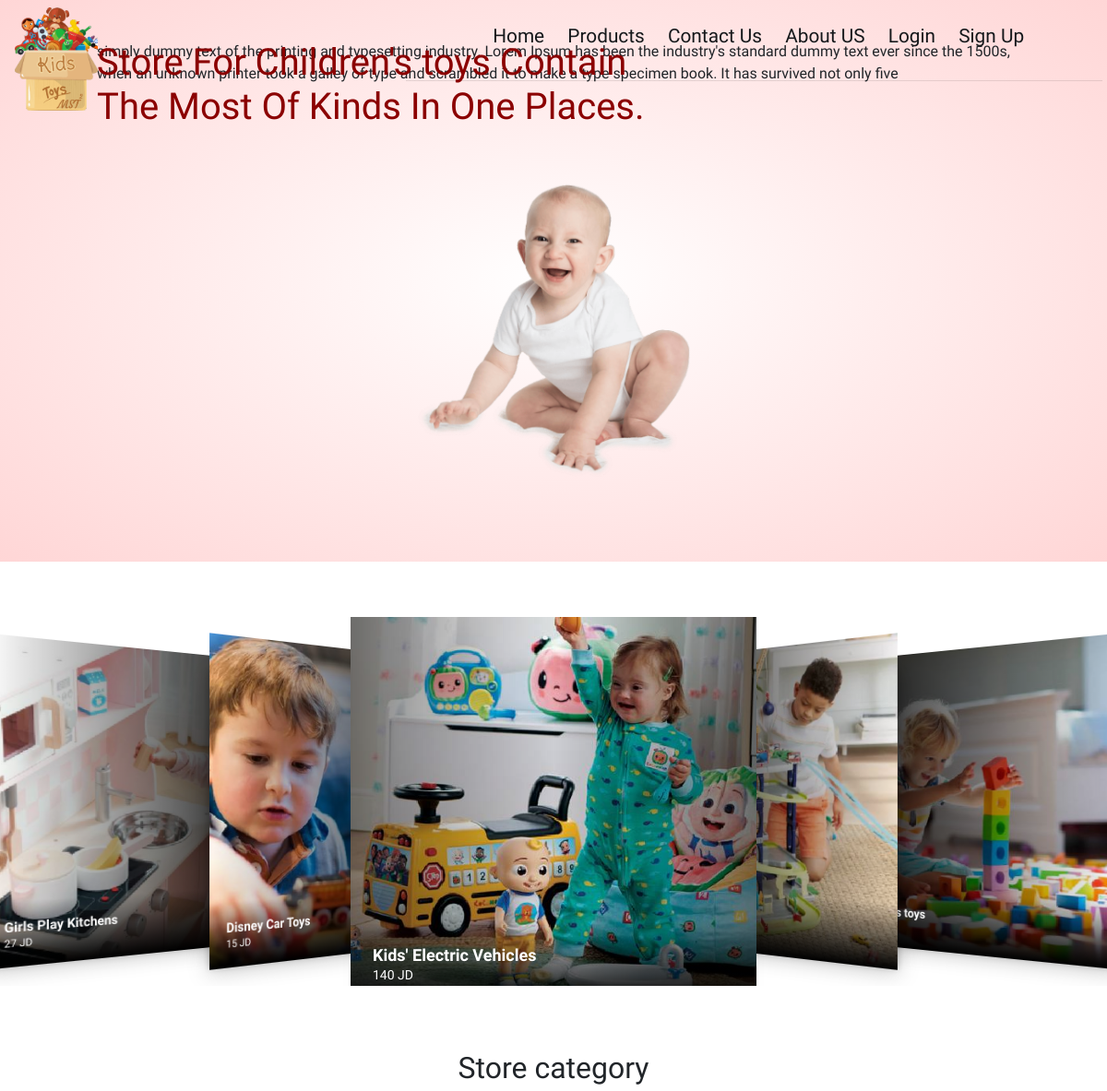
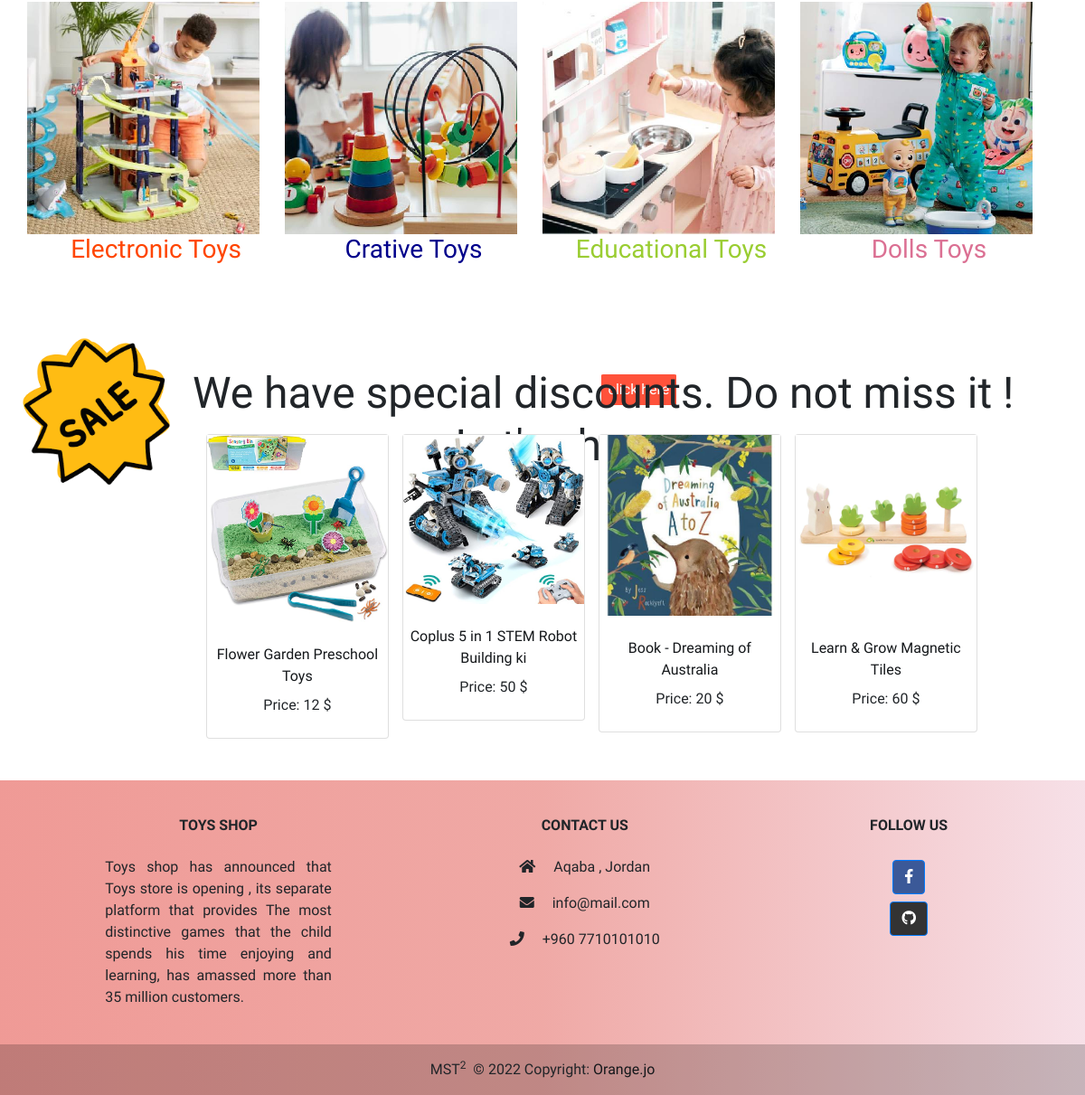
The page / on the database its author committed (2 pictures, top to bottom).
### tables this page shows
CREATE TABLE `products` (
  `product_id` int(255) NOT NULL,
  `product_name` varchar(255) NOT NULL,
  `description` varchar(255) NOT NULL,
  `price` decimal(14,0) NOT NULL,
  `status` int(1) NOT NULL,
  `category_id` int(255) NOT NULL,
  `code` varchar(11) NOT NULL,
  `img` varchar(255) NOT NULL,
  `discount` varchar(70) NOT NULL
);

### index.php (the view, shortened to what this page needs)
<!DOCTYPE html>
<html lang="en">
<head>
  <link rel="stylesheet" href="https://use.fontawesome.com/releases/v5.14.0/css/all.css%22%3E">
  <link rel="stylesheet" href="https://use.fontawesome.com/releases/v5.14.0/css/all.css">
  <link rel="stylesheet" href="./bootstrap-4.4.1-dist/css/bootstrap.css">
  <link rel=”stylesheet” href=”https://maxcdn.bootstrapcdn.com/bootstrap/4.0.0/css/bootstrap.min.css”rel=”nofollow”
    integrity=”sha384-Gn5384xqQ1aoWXA+058RXPxPg6fy4IWvTNh0E263XmFcJlSAwiGgFAW/dAiS6JXm” crossorigin=”anonymous”>
  <link rel="stylesheet" href="Welcome/style1.css">
  <link rel="stylesheet" href="style2.css">
</head>
<body style="font-family: 'Nunito', sans-serif;
font-family: 'Patrick Hand', cursive;">
  <div class="l-header">
    <div class="land-container">
      <div class="navbar">
        <div class="logo"><img src="./img/logo_kids.gif" width="90px"> </div>
        <nav>
          <ul style="margin-right: 5%; font-family: 'Nunito', sans-serif;
font-family: 'Patrick Hand', cursive; ">
            <li><a href="./index.php">Home</a></li>
            <li><a href="./product/product.php">Products</a></li>
            <li><a href="./Welcome/ContactUs.html">Contact Us</a></li>
            <li><a href="./Welcome/AboutUs.html">About US</a></li>
            <li><a href="./Login/Login.php">Login</a></li>
            <li><a href="./Regestration/Signup.php">Sign Up</a></li>
          </ul>
          <hr style="width:70%; margin-left: 31%;">
        </nav>
      </div>
      <div class="l-row" style="margin-top: -7%;">
        <div>
          <h1 style="color: darkred;">Store For Children's toys Contain <br> The Most Of Kinds In One Places.</h1>
          <p>simply dummy text of the printing and typesetting industry. Lorem Ipsum has been the industry's standard
            dummy text ever since the 1500s, <br>when an unknown printer took a galley of type and scrambled it to make
            a type specimen book. It has survived not only five</p>
        </div>
        <div class="l-word">
          <img src="./img/baby-store-hero-baby-img.png">
        </div>
      </div>
    </div>
  </div>
  <section>
    <div class="rt-container">
      <div class="col-rt-12">
        <div class="Scriptcontent">
          <div class="slide-container">
            <div class="wgh-slider">
              <div class="wgh-slider__viewport">
                <div class="wgh-slider__viewbox">
                  <div class="wgh-slider__container">
                    <div class="wgh-slider-item">
                      <div class="wgh-slider-item__inner">
                        <figure class="wgh-slider-item-figure"><img class="wgh-slider-item-figure__image"
                            src="img/image-1.jpg" alt="TGirls Play Kitchens" />
                          <figcaption class="wgh-slider-item-figure__caption"><a
                              href="https://f4.bcbits.com/img/a3905613628_16.jpg">Girls Play Kitchens</a><span>27
                              JD</span></figcaption>
                        </figure>
                        <label class="wgh-slider-item__trigger" for="slide-1" title="Show product 1"></label>
                      </div>
                    </div>
                    <div class="wgh-slider-item">
                      <div class="wgh-slider-item__inner">
                        <figure class="wgh-slider-item-figure"><img class="wgh-slider-item-figure__image"
                            src="img/image-2.jpg" alt="Disney Car Toys" />
                          <figcaption class="wgh-slider-item-figure__caption"><a
                              href="https://f4.bcbits.com/img/a3905613628_16.jpg">Disney Car Toys</a><span>15 JD</span>
                          </figcaption>
                        </figure>
                        <label class="wgh-slider-item__trigger" for="slide-2" title="Show product 2"></label>
                      </div>
                    </div>
                    <div class="wgh-slider-item">
                      <div class="wgh-slider-item__inner">
                        <figure class="wgh-slider-item-figure"><img class="wgh-slider-item-figure__image"
                            src="img/image-3.jpg" alt="Kids' Electric Vehicles" />
                          <figcaption class="wgh-slider-item-figure__caption"><a
                              href="https://f4.bcbits.com/img/a3905613628_16.jpg">Kids' Electric Vehicles</a><span>140
                              JD</span></figcaption>
                        </figure>
                      </div>
                    </div>
                    <div class="wgh-slider-item">
                      <div class="wgh-slider-item__inner">
                        <figure class="wgh-slider-item-figure"><img class="wgh-slider-item-figure__image"
                            src="img/image-4.jpg" alt="block building set" />
                          <figcaption class="wgh-slider-item-figure__caption"><a
                              href="https://f4.bcbits.com/img/a3905613628_16.jpg">block building set</a><span>80
                              JD</span></figcaption>
                        </figure>
                        <label class="wgh-slider-item__trigger" for="slide-4" title="Show product 4"></label>
                      </div>
                    </div>
                    <div class="wgh-slider-item">
                      <div class="wgh-slider-item__inner">
                        <figure class="wgh-slider-item-figure"><img class="wgh-slider-item-figure__image"
                            src="img/image-5.jpg" alt="smart blocks toys" />
                          <figcaption class="wgh-slider-item-figure__caption"><a
                              href="https://picsum.photos/id/237/480/480">smart blocks toys</a><span>24 JD</span>
                          </figcaption>
                        </figure>
                        <label class="wgh-slider-item__trigger" for="slide-5" title="Show product 5"></label>
                      </div>
                    </div>
                  </div>
                </div>
              </div>
            </div>
          </div>
        </div>
      </div>
    </div>
  </section>
  <div class="category-container">
    <div class="small-container-categort">
      <h2 style="margin-top: 30px;">Store category</h2>
      <div class="l-row-2">
        <div class="l-word-2">
          <a href="./product/product.php"> <img src="./img/image-4.jpg" alt="img category" width="500em;">
            <h3 style="text-align:center; color:orangered;">Electronic Toys</h3>
        </div>
        <div class="l-word-2"></a>
          <a href="./product/product.php"><img src="./img/image-6.jpg" alt="img category">
            <h3 style="text-align:center ; color:darkblue;">Crative Toys</h3>
          </a>
        </div>
        <div class="l-word-2"></a>
          <a href="./product/product.php"><img src="./img/image-1.jpg" alt="img category">
            <h3 style="text-align:center ; color:yellowgreen;">Educational Toys</h3>
        </div>
        <div class="l-word-2"></a>
          <a href="./product/product.php"><img src="./img/image-3.jpg" alt="img category">
            <h3 style="text-align:center ; color:palevioletred;">Dolls Toys</h3>
        </div></a>
      </div>
    </div>
  </div>
  <div class="l-discount " style="text-align:center">
    <div class="l-word-discount ">
      <img src="./img/sale1_1.gif" width="3%">
    </div>
    <div style="margin-top:3% ;" class="l-word-discount ">
      <h1>We have special discounts. Do not miss it !<br>
        Let's shop now.</h1> <a href="product/product.php" class=" btn-dicount ">click here</a>
      <br><br>
      <?php
   include_once './Configration/connection.php';
  $sql = "SELECT * FROM products WHERE code='MST2';";
  if($result = mysqli_query($conn, $sql)){
      if(mysqli_num_rows($result) > 0){
        while($row = mysqli_fetch_array($result)){
?>
      <div class="col-md-4" style="display:flex">
        <div>
          <form action="" method="GET">
            <figure class="card card-product-grid">
              <div class="img-wrap" style="text-align:center">
                <img style="width:200px" src="<?php echo $row['discount'];?>">
                <br>
              </div>
              <figcaption class="info-wrap">
                <div class="fix-height" style="text-align:center">
                  <a href="product/singleproduct.php?id=<?php echo $row['product_id']; ?>" class="title">
                    <?php echo $row['product_name']; ?>
                  </a>
                  <div class="price-wrap mt-2">
                    <span class="price">Price:
                      <?php echo $row['price']; ?> $
                    </span>
                  </div>
                </div>
                <br>
              </figcaption>
            </figure>
          </form>
        </div>
        <?php  }
}else{
echo "<h3>NO DATA FOUND.</h3>";
} ?>
      </div>
    </div>
  </div>
  <div style="text-align:center" class="col-lg-12">
    <?php } ?>
  </div></div></div></div>
  <div class="container-fluied">
    <footer class="text-center text-lg-start "
      style="background: linear-gradient(to right,  #e558519a,#e46a6493, rgba(216, 112, 147, 0.215));">
      <div class="container p-4 pb-0">
        <section class="">
          <div class="row">
            <div class="col-md-3 col-lg-3 col-xl-3 mx-auto mt-3">
              <h6 class="text-uppercase mb-4 font-weight-bold">
                Toys Shop
              </h6>
              <p style="text-align: justify; ">
                Toys shop has announced that Toys store is opening , its separate platform that provides The most
                distinctive games that the child spends his time enjoying and learning, has amassed more than 35 million
                customers.
              </p>
            </div>
            <div class="col-md-4 col-lg-3 col-xl-3 mx-auto mt-3">
              <h6 class="text-uppercase mb-4 font-weight-bold">Contact Us</h6>
              <p><i class="fas fa-home mr-3"></i> Aqaba , Jordan</p>
              <p><i class="fas fa-envelope mr-3"></i> info@mail.com</p>
              <p><i class="fas fa-phone mr-3"></i> +960 7710101010</p>
            </div>
            <div class="col-md-3 col-lg-2 col-xl-2 mx-auto mt-3">
              <h6 class="text-uppercase mb-4 font-weight-bold">Follow us</h6>
              <a class="btn btn-primary btn-floating m-1" style="background-color: #3b5998" href="https://web.facebook.com/ToysRUsME/?lng=en&subpath=en-qa&_rdc=1&_rdr" role="button"><i
                  class="fab fa-facebook-f"></i></a>
              <br>
              <a class="btn btn-primary btn-floating m-1" style="background-color: #333333"
                href="https://github.com/samaralkhamis/Project5PHP" role="button" target="_blank"><i class="fab fa-github"></i></a>
            </div>
          </div>
        </section>
      </div>
      <div class="text-center p-3" style="background-color: rgba(0, 0, 0, 0.2)">
        MST<sup>2</sup>&nbsp; © 2022 Copyright:
        <a href="https://www.orange.jo/ar/pages/default.aspx" target="_blank">Orange.jo</a>
      </div>
    </footer>
</body>
</html>

### Login/style1.css (style rules this page uses)
body { font-weight: 400; }
.navbar { display: flex; align-items: center; padding: 20px; color: #000; }
nav { flex:1; text-align: right; font-size: 1.5rem; }
nav ul { display:inline-block; list-style-type: none; }
nav ul li { display: inline-block; margin-right: 20px; }
h1 { position: absolute; }

### rows shown on the page
products: discount (picture), product_name "Flower Garden Preschool Toys", price "12"
products: discount (picture), product_name "Coplus 5 in 1 STEM Robot Building ki", price "50"
products: discount (picture), product_name "Book - Dreaming of Australia", price "20"
products: discount (picture), product_name "Learn & Grow Magnetic Tiles", price "60"
